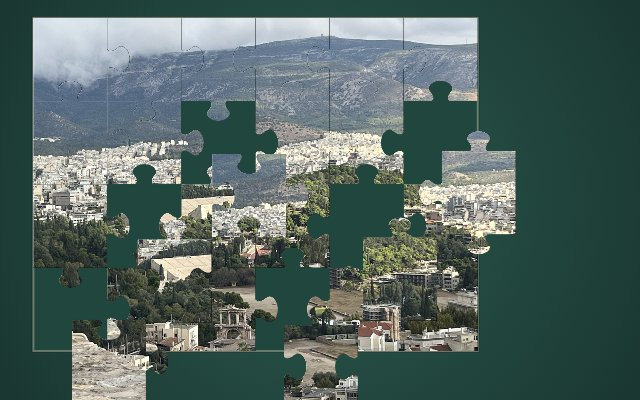
#> input picture fotopuzzel.jpg, 640 x 400 px
$ python -i pixelkunst.py   (imports and definitions only)
#> lines starting #> are read from the running program, lines starting #| are printed output that depends on the picture
# Zet schilderijen om naar pixeldata voor Pixelpikkers (KUNST in pixelpikkers.html).
# Gebruik: python3 extra/pixelkunst.py extra/pixelkunst-lijst.json uit.json voorbeeld.png
# De bronplaatjes (Wikimedia Commons, publiek domein) staan niet in de repo; zie uitleg/pixelpikkers.md.
import sys,json
from PIL import Image,ImageEnhance
def rm(a,b):
    r=(a[0]+b[0])/2;dr,dg,db=a[0]-b[0],a[1]-b[1],a[2]-b[2]
    return (2+r/256)*dr*dr+4*dg*dg+(2+(255-r)/256)*db*db
def maak(pad,N=34,k=10,drempel=2600,crop=None):
#> called with pad = '../fotopuzzel.jpg', N = 34, k = 10, drempel = 2600
    im=Image.open(pad).convert('RGB')
#> im is the input picture: PIL image 640x400 RGB; mean R, G, B 81.7, 101.5, 97
    if crop: w,h=im.size;im=im.crop((int(crop[0]*w),int(crop[1]*h),int(crop[2]*w),int(crop[3]*h)))
    im=ImageEnhance.Color(im).enhance(1.25);im=ImageEnhance.Contrast(im).enhance(1.1)
    w,h=im.size;s=N/max(w,h);W,H=max(1,round(w*s)),max(1,round(h*s))
#> after `w, h = im.size`: w = 640; h = 400
#> after `s = N / max(w, h)`: s = 0.0531
#> after `W, H = (max(1, round(w * s)), max(1, round(h * s)))`: W = 34; H = 21
    klein=im.resize((W,H),Image.LANCZOS)
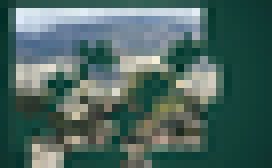
#> klein: PIL image 34x21 RGB (shown 8 times larger); mean R, G, B 75.8, 102.9, 97.1
    q=klein.quantize(colors=k,method=Image.Quantize.MEDIANCUT,kmeans=3)
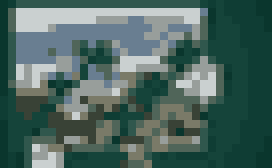
#> q: PIL image 34x21 P (shown 8 times larger); mean R, G, B 75.7, 102.8, 96.8
    pal=q.getpalette()[:3*k];pal=[tuple(pal[i*3:i*3+3]) for i in range(k)]
#> after `pal = q.getpalette()[:3 * k]`: pal = 30 values, max 208 at index 1, min 10 at index 27, mean 95
#> after `pal = [tuple(pal[i * 3:i * 3 + 3]) for i in range(k)]`: pal = [(202, 208, 208), (152, 158, 155), (105, 126, 145), (122, 122, 104), (80, 101, 89), (48, 87, 77), (21, 68, 58), (57, 66, 54), (15, 61, 52), (10, 54, 45)]
    idx=list(q.getdata())
#> idx = 714 values, max 9 at index 0, min 0 at index 36, mean 4.58
    # samenvoegen: te veel op elkaar lijkende of te kleine kleuren
    while True:
        tel={}
        for i in idx:tel[i]=tel.get(i,0)+1
        act=sorted(tel,key=lambda c:tel[c])
        best=None
        for a in act:
            for b in act:
                if a!=b:
                    d=rm(pal[a],pal[b])
                    if d<drempel and (best is None or d<best[0]):best=(d,a,b)
        if best is None and tel[act[0]]>=6:break
        if best is None:
            a=act[0];b=min((c for c in act if c!=a),key=lambda c:rm(pal[a],pal[c]))
        else:
            _,a,b=best
            if tel[a]>tel[b]:a,b=b,a
        idx=[b if i==a else i for i in idx]
#> after the loop, idx = 714 values, max 7 at index 324, min 0 at index 36, mean 4.09
    gebruikt=sorted(set(idx),key=lambda c:sum(pal[c]))
#> gebruikt = [6, 7, 5, 4, 3, 2, 1, 0]
    kaart={c:n for n,c in enumerate(gebruikt)}
#> kaart = {6: 0, 7: 1, 5: 2, 4: 3, 3: 4, 2: 5, 1: 6, 0: 7}
    tekens='0123456789abcdefghij'
    rijen=[''.join(tekens[kaart[idx[y*W+x]]] for x in range(W)) for y in range(H)]
    return {'pal':['#%02x%02x%02x'%pal[c] for c in gebruikt],'rijen':rijen}
# [16 lines not run here, left out]

>>> result = maak('../fotopuzzel.jpg')
#> result = 2 items
